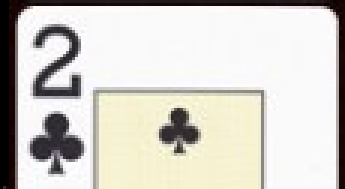
#> input picture inv/card_detect/test/old/2c.png, 115 x 63 px, given in place of 4Tdd.png, which was not available (shown 3 times larger)
$ jupyter execute --allow-errors opencv_tester.ipynb   (shell and % lines are left out)   (Python 2 division)   (older library calls are emulated)
#> lines starting #> are read from the running program, lines starting #| are printed output that depends on the picture; after the words box and inside, x2 and y2 are one past the last pixel; in counts of white or black regions, pixels touching at a corner belong together; pictures that were not available may be replaced by others from this repository, and a replacement may not be noted
[cell 1]
import sys
import numpy as np
import cv2
from matplotlib import pyplot as plt

[cell 2]
# Pixel value: 0 is black, 255 is white

img = cv2.imread('training/4Tdd.png' ,0)
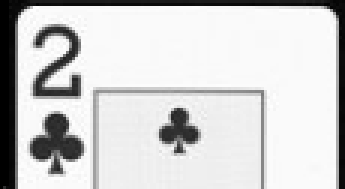
#> img: shape (63, 115) (shown 3 times larger); min 0, max 255, mean 206.5
ret,thresh1 = cv2.threshold(img,150,255,cv2.THRESH_BINARY)
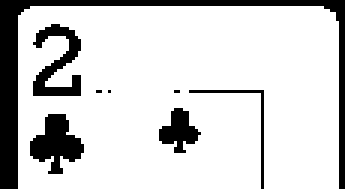
#> thresh1: shape (63, 115) (shown 3 times larger); 82% white; 8 black regions (3 under 20 px), largest, box (x1, y1, x2, y2) and area: (0, 0, 115, 63) 736, (10, 38, 28, 58) 204, (11, 8, 27, 32) 186, (53, 36, 67, 51) 115, (63, 30, 88, 63) 57
ret,thresh2 = cv2.threshold(img,150,255,cv2.THRESH_BINARY_INV)
ret,thresh3 = cv2.threshold(img,150,255,cv2.THRESH_TRUNC)
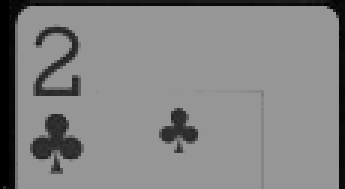
#> thresh3: shape (63, 115) (shown 3 times larger); min 0, max 150, mean 130.8
ret,thresh4 = cv2.threshold(img,150,255,cv2.THRESH_TOZERO)
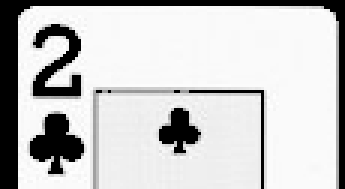
#> thresh4: shape (63, 115) (shown 3 times larger); min 0, max 255, mean 198.7
ret,thresh5 = cv2.threshold(img,150,255,cv2.THRESH_TOZERO_INV)
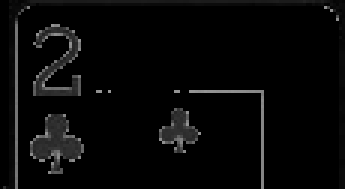
#> thresh5: shape (63, 115) (shown 3 times larger); min 0, max 150, mean 7.8
titles = ['Original Image','BINARY','BINARY_INV','TRUNC','TOZERO','TOZERO_INV']
images = [img, thresh1, thresh2, thresh3, thresh4, thresh5]

for i in xrange(6):
    plt.subplot(2,3,i+1),plt.imshow(images[i],'gray')
    plt.title(titles[i])
    plt.xticks([]),plt.yticks([])
plt.show()

[cell 3]
img = cv2.imread('training/train1.png')
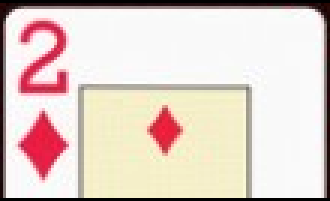
#> input picture inv/card_detect/test/old/2d.png, 110 x 67 px, given in place of train1.png, which was not available (shown 3 times larger)
#> img is the input picture: shape (67, 110, 3); mean B, G, R 202.4, 210.1, 225.3
gray = cv2.cvtColor(img, cv2.COLOR_BGR2GRAY)
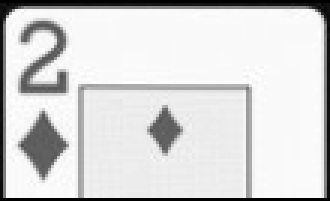
#> gray: shape (67, 110) (shown 3 times larger); min 0, max 255, mean 213.7
blur = cv2.GaussianBlur(gray,(1,1),1000)
thresh1 = cv2.adaptiveThreshold(blur,255,1,1,11,1)
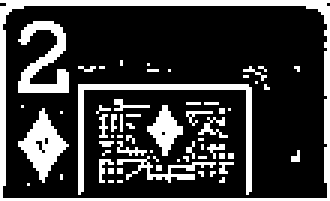
#> thresh1: shape (67, 110) (shown 3 times larger); 23.1% white; 63 white regions (56 under 20 px), largest, box (x1, y1, x2, y2) and area: (0, 0, 110, 67) 583, (26, 28, 84, 65) 253, (6, 7, 23, 31) 199
# ret,thresh1 = cv2.threshold(blur,150,255,cv2.THRESH_BINARY)
fig, ax = plt.subplots(figsize=(20, 10))
plt.imshow(thresh1,'gray')
plt.title("")
plt.xticks([]),plt.yticks([])
plt.show()

[cell 4]
img = cv2.imread('training/train1.png')
gray = cv2.cvtColor(img, cv2.COLOR_BGR2GRAY)
blur = cv2.GaussianBlur(gray,(1,1),1000)
# thresh1 = cv2.adaptiveThreshold(blur,255,1,1,11,1)
ret,thresh1 = cv2.threshold(blur,150,255,cv2.THRESH_TOZERO)
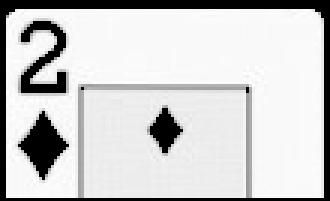
#> thresh1: shape (67, 110) (shown 3 times larger); min 0, max 255, mean 203.3
fig, ax = plt.subplots(figsize=(20, 10))
plt.imshow(thresh1,'gray')
plt.title("")
plt.xticks([]),plt.yticks([])
plt.show()

[cell 5]
hnew = np.zeros((4,2),dtype = np.float32)
hnew

[cell 6]
# [13 lines left out: function rectify, not called in this run]

[cell 7]
def getCards(im, numcards=13):
    if numcards==2:
        a = 150
    else:
        a = 120
    gray = cv2.cvtColor(im, cv2.COLOR_BGR2GRAY)
    flag, thresh = cv2.threshold(gray, a, 255, cv2.THRESH_BINARY)
    image, contours, hierarchy = cv2.findContours(thresh,cv2.RETR_TREE,cv2.CHAIN_APPROX_SIMPLE)
    contours = sorted(contours, key=cv2.contourArea,reverse=True)[:numcards]

    for card in contours:
        peri = cv2.arcLength(card,True)
        approx = rectify(cv2.approxPolyDP(card,0.0975*peri,True))

        h = np.array([ [0,0],[449,0],[449,449],[0,449] ],np.float32)

        transform = cv2.getPerspectiveTransform(approx,h) # how do these arguments work?
        warp = cv2.warpPerspective(im,transform,(450,450)) # how do these arguments work?

# [5 lines of commented-out code are left out]

        yield warp

[cell 8]
# [6 lines left out: function preprocess, not called in this run]

[cell 9]
# We will want to pickle the dictionary

def get_training(training_labels_filename, training_image_filename, num_training_cards):
    training = {}
    labels = {}

    for line in file(training_labels_filename):
        key, num, suit = line.strip().split()
        labels[int(key)] = (num, suit)

    print "Training"

    for f in training_image_filename:
        im = cv2.imread(f)
        for i, c in enumerate(getCards(im, num_training_cards/len(training_image_filename))):
            ind = i+(13*training_image_filename.index(f))
            training[ind] = (labels[ind], preprocess(c))

# [5 lines of commented-out code are left out]
    print "Done training"
    return training

[cell 10]
training_image_filename = ['train/train1.png', 'train/train2.png', 'train/train3.png', 'train/train4.png']
training_image_filename.index('train/train2.png')
for i,c in enumerate(training_image_filename): print i

[cell 11]
def find_closest_card(training, im):
    features = preprocess(im)
    return sorted(training.values(), key=lambda x: imgdiff(x[1], features))[0][0]

[cell 12]
# [7 lines left out: function imgdiff, not called in this run]

# [8 lines of commented-out code are left out]

[cell 13]
img_path = 'training/4Tdd.png'

[cell 14]
img = cv2.imread(img_path)
#> img is the input picture: shape (63, 115, 3); mean B, G, R 200.4, 206.7, 209.6

#> (a cell that did not finish here is left out)

[cell 16]
filename = 'test/Ad2d.png'
num_cards = 2
training_image_filename = ['train/train1.png', 'train/train2.png', 'train/train3.png', 'train/train4.png']
training_labels_filename = 'train/train.tsv'
num_training_cards = 52

#> (the rest of this cell did not finish here and is left out)
